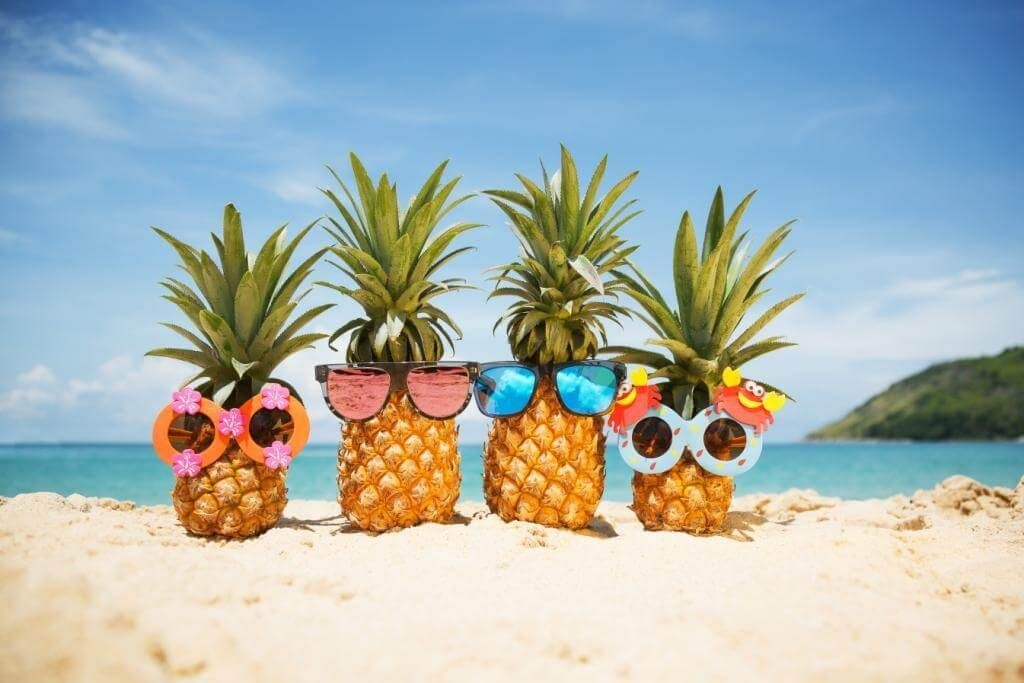
#> input picture 2023/images/phote1.jpg, 1024 x 683 px, found by its file name
$ python Module1.py
#> lines starting #> are read from the running program, lines starting #| are printed output that depends on the picture
import skimage
# from skimage.viewer import ImageViewer
from skimage import io
import matplotlib.pyplot as plt
import numpy as np

image = io.imread("2023\images\phote1.jpg")
#> image is the input picture: shape (683, 1024, 3); mean R, G, B 166.8, 179.5, 178

hsv_image = skimage.color.rgb2hsv(image)
#> hsv_image: shape (683, 1024, 3) float64; mean of channels 0, 1, 2 0.356, 0.359, 0.813
histogram_array_filtered = []
histogram_array_filtered_not = []

for colors in hsv_image:
    for color in colors:
        hue = color[0] * 360
        histogram_array_filtered_not.append(hue)
#> after the loop, histogram_array_filtered_not = 699392 items


for colors in hsv_image:
    for color in colors:
        hue = color[0] * 360
        if 250 < hue or hue < 170:
            color[1] = 0
        else:
            histogram_array_filtered.append(color[0] * 360)
#> after the loop, color = [0.0935, 0, 0.804]; histogram_array_filtered = 356623 items


rgb_image = skimage.color.hsv2rgb(hsv_image)
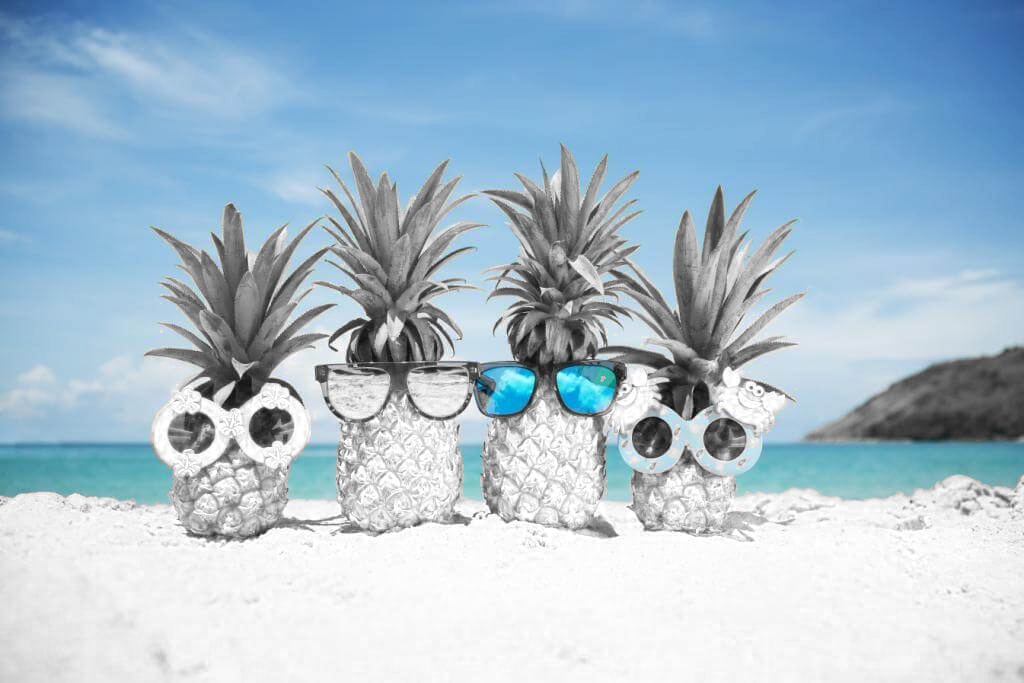
#> rgb_image: shape (683, 1024, 3) float64; mean R, G, B 0.658, 0.749, 0.813
#> hsv_image: shape (683, 1024, 3) float64; mean of channels 0, 1, 2 0.356, 0.188, 0.813

fig = plt.figure(figsize=(10, 7))

fig.add_subplot(2, 2, 1)
plt.imshow(image)

fig.add_subplot(2, 2, 2)
plt.hist(histogram_array_filtered_not, bins=360, range=(0,360))

fig.add_subplot(2, 2, 3)
plt.imshow(rgb_image)

fig.add_subplot(2, 2, 4)
plt.hist(histogram_array_filtered, bins=360, range=(0,360))
plt.show()
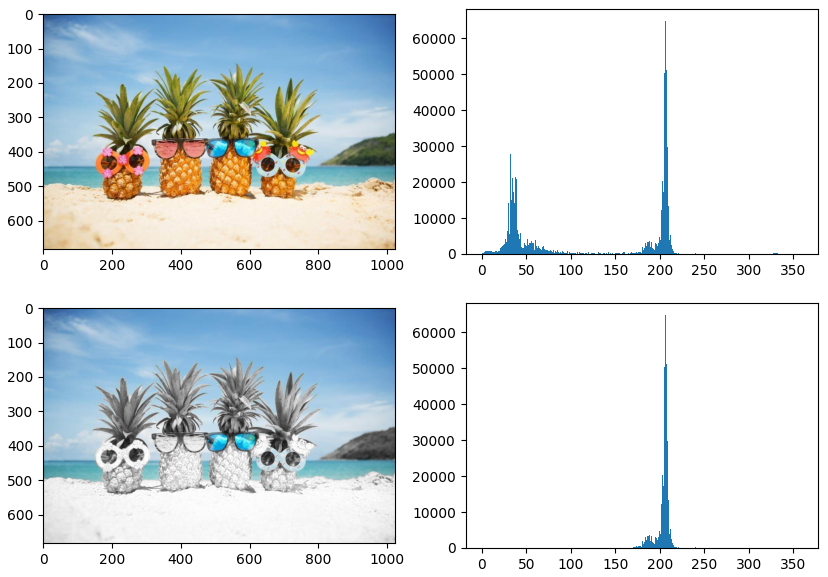
#> figure drawn by matplotlib, 4 panels; panel 2: tallest bar 64859 high, from x = 206 to 207; panel 4: tallest bar 64859 high, from x = 206 to 207
